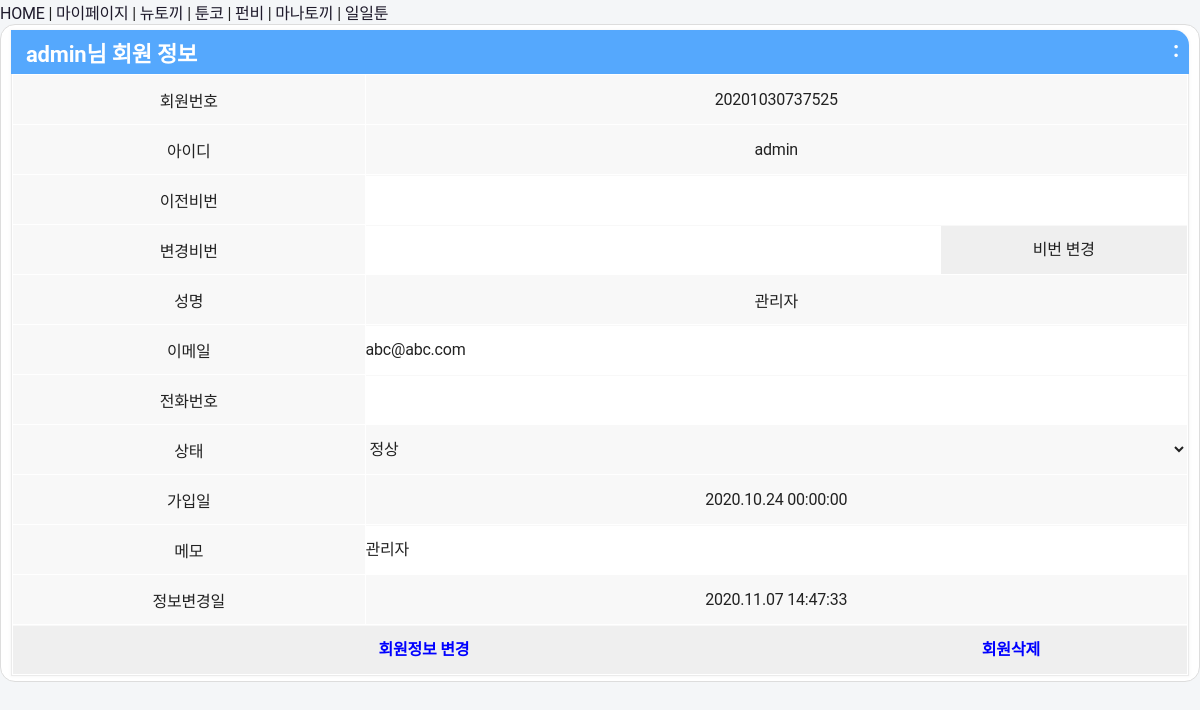
Page /user/userdetail.php?userid=admin (signed in) on the earlier database version.
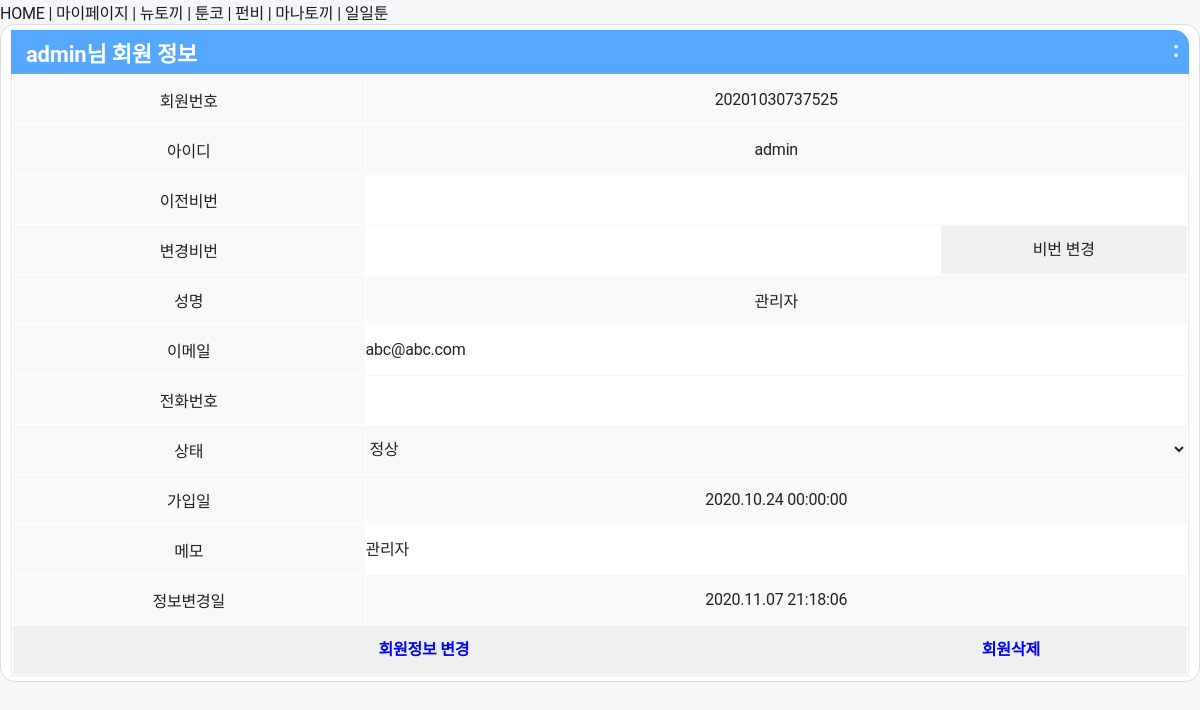
Same page on the later database version.
### tables this page shows
CREATE TABLE 'TOON_USER' (MBR_NO TEXT NOT NULL PRIMARY KEY, USERID TEXT NOT NULL, USERNAME TEXT NOT NULL , PHONE TEXT , EMAIL TEXT , PASSWORD TEXT , Memo TEXT , REGDTIME TEXT , UPTDTIME TEXT , STATUS TEXT);

### lib/config.php (called while the page is built, shortened)
<?php
	if ( $http_path == null || strlen($http_path)==0 ) {
		$http_path = str_replace(basename($_SERVER["PHP_SELF"]),"",$_SERVER["PHP_SELF"]);
	}
?>

### user/userdetail.php (the view, shortened to what this page needs)
<?php
	include('../lib/header.php');
?>
<div id='container'>
	<div class='item'>
		<dl>
			<dt><?php echo $_GET["userid"]; ?>님 회원 정보</dt>
			<dd>
				<div class='group' style='padding:0px;'>
					<table style="line-height:1.5;border-color:#ffffff;" border=1 width="100%" cellspacing=0 cellpadding=0>
					<form name="userForm" method="post" action="./userupdate.php"><input type="hidden" name="userid" value="<?php echo $_GET["userid"];  ?>"><input type="hidden" name="uptMode" value="info">
<?php
	if ( $userID == "admin" || $userID == "jackie" ) {
		$userList = "SELECT MBR_NO, USERID, PASSWORD, USERNAME, EMAIL, PHONE, Memo, STATUS, REGDTIME, UPTDTIME FROM TOON_USER WHERE USERID = '".$_GET["userid"]."'; ";
	} else {
		$userList = "SELECT MBR_NO, USERID, PASSWORD, USERNAME, EMAIL, PHONE, Memo, STATUS, REGDTIME, UPTDTIME FROM TOON_USER WHERE USERID = '".$userID."'; ";
	}
		$webtoonView = $webtoonDB->query($userList);
		while($row = $webtoonView->fetchArray(SQLITE3_ASSOC)){
			$mbr_no = $row["MBR_NO"];
			$memuserID = $row["USERID"];
			$memuserName = $row["USERNAME"];
			$memuserEmail = $row["EMAIL"];
			$memuserPhone = $row["PHONE"];
			$memuserStatus = $row["STATUS"];
			$memuserMemo = $row["Memo"];
			$memuserCreated = $row["REGDTIME"];
			$memuserUpdated = $row["UPTDTIME"];
			$memuserCreated = substr($memuserCreated,0,4).".".substr($memuserCreated,4,2).".".substr($memuserCreated,6,2)." ".substr($memuserCreated,8,2).":".substr($memuserCreated,10,2).":".substr($memuserCreated,12,2);
			$memuserUpdated = substr($memuserUpdated,0,4).".".substr($memuserUpdated,4,2).".".substr($memuserUpdated,6,2)." ".substr($memuserUpdated,8,2).":".substr($memuserUpdated,10,2).":".substr($memuserUpdated,12,2);
			if ( $memuserStatus == "REJECT" ) $rejectstr = "selected"; else $rejectstr="";
			if ( $memuserStatus == "OK" ) $okstr = "selected"; else $okstr="";
			if ( $memuserStatus == "APPROVED" ) $approvedstr = "selected"; else $approvedstr="";
			echo "<tr style='background-color:#f8f8f8' height='50' align='center'><td width=30%>회원번호</td><td>".$mbr_no."</td></tr>";
			echo "<tr style='background-color:#f8f8f8' height='50' align='center'><td>아이디</td><td>".$memuserID."</td></tr>";
			echo "<tr style='background-color:#f8f8f8' height='50' align='center'><td>이전비번</td><td><input style='border:none; line-height:48px; width:100%;' type='password' name='userpassword' value=''></td></tr>";
			echo "<tr style='background-color:#f8f8f8' height='50' align='center'><td>변경비번</td><td><input style='border:none; line-height:48px; width:70%;' type='password' name='newuserpassword' value=''><input style='border:none; line-height:48px; width:30%;' type='button' value='비번 변경' onClick='changePassword(this.form);'></td></tr>";
			echo "<tr style='background-color:#f8f8f8' height='50' align='center'><td>성명</td><td>".$memuserName."</td></tr>";
			echo "<tr style='background-color:#f8f8f8' height='50' align='center'><td>이메일</td><td><input style='border:none; line-height:48px; width:100%;' type=text name=useremail value='".$memuserEmail."'></td></tr>";
			echo "<tr style='background-color:#f8f8f8' height='50' align='center'><td>전화번호</td><td><input style='border:none; line-height:48px; width:100%;' type=text name=userphone value='".$memuserPhone."'></td></tr>";
			echo "<tr style='background-color:#f8f8f8' height='50' align='center'><td>상태</td><td>";
			echo "<select name='userstatus' style='border:none;background-color:#f8f8f8;width:100%;'><option value='WAIT' ".$approvedstr.">승인대기</option><option value='REJECT' ".$rejectstr.">승인거절</option><option value='OK' ".$okstr.">정상</option><option value='APPROVED' ".$approvedstr.">승인완료</option></select></td></tr>";
			echo "<tr style='background-color:#f8f8f8' height='50' align='center'><td>가입일</td><td>".$memuserCreated."</td></tr>";
			echo "<tr style='background-color:#f8f8f8' height='50' align='center'><td>메모</td><td><input style='border:none; line-height:48px; width:100%;' type=text name=usermemo value='".$memuserMemo."'></td></tr>";
			echo "<tr style='background-color:#f8f8f8' height='50' align='center'><td>정보변경일</td><td>".$memuserUpdated."</td></tr>";
		}
?>
						<tr style='background-color:#f8f8f8' height='50'><td colspan="2" align="center" valign="middle"><input style="border:none;line-height:48px;width:70%;font-weight:900;color:#0000ff;" type="submit" value="회원정보 변경"><input style="border:none;line-height:48px;width:30%;font-weight:900;color:#0000ff;" type="button" value="회원삭제" onClick="deleteUser(this.form);"></td></tr>
					</table>
				</div>
			</dd>
		</dl>
	</div>
</body>
</html>

### lib/header.php (shortened to what this page needs)
<?php
	include($server_path.'../lib/config.php');
	include($server_path.'../lib/simple_html_dom.php');
	$uri= $_SERVER['REQUEST_URI'];
	if ( strpos($uri, "/newtoki/") == true ) {
	 $strnewtoki = '<b><font color="purple">뉴토끼</font></b>';
	 $strtitle = "뉴토끼";
	 $favicon = '<link rel="icon" href="favicon.ico"><link rel="shortcut icon" href="favicon.ico">';
	} else {
	 $strnewtoki = '뉴토끼';
	}
	if ( strpos($uri, "/toonkor/") == true ) {
	 $strtoonkor = '<b><font color="purple">툰코</font></b>';
	 $strtitle = "툰코";
	} else {
	 $strtoonkor = '툰코';
	}
	if ( strpos($uri, "/funbe/") == true ) {
	 $strfunbe = '<b><font color="purple">펀비</font></b>';
	 $strtitle = "펀비";
	 $favicon = '<link rel="icon" href="favicon.png"><link rel="shortcut icon" href="favicon.png">';
	} else {
	 $strfunbe = '펀비';
	}
	if ( strpos($uri, "/manatoki/") == true ) {
	 $strmanatoki = '<b><font color="purple">마나토끼</font></b>';
	 $strtitle = "마나토끼";
	 $favicon = '<link rel="icon" href="favicon.ico"><link rel="shortcut icon" href="favicon.ico">';
	} else {
	 $strmanatoki = '마나토끼';
	}
	if ( strpos($uri, "/11toon/") == true ) {
	 $str11toon = '<b><font color="purple">일일툰</font></b>';
	 $strtitle = "일일툰";
	} else {
	 $str11toon = '일일툰';
	}
	if ( strpos($uri, "/user/") == true || strpos($uri, "/lib/") == true ) {
		$strUser = " | <a href='".$http_path."../user/'><b>마이페이지</b></a>";
		$strtitle = "마이페이지";
	} else {
		$strUser = " | <a href='".$http_path."../user/'>마이페이지</a>";
	}
?><!DOCTYPE html>
<html lang='ko'>
<head>
<link rel="stylesheet" href="//stackpath.bootstrapcdn.com/bootstrap/4.5.2/css/bootstrap.min.css">
<link rel='stylesheet' href='<?php echo $http_path; ?>../lib/css/ui.css' type='text/css'>
</head>
<body>
<font size="3"><a href="<?php echo $http_path; ?>../">HOME </a><?php echo $strUser; ?> | <a href="<?php echo $http_path; ?>../newtoki/<?php echo $end; ?>"><?php echo $strnewtoki; ?></a> | <a href="<?php echo $http_path; ?>../toonkor/<?php echo $end; ?>"><?php echo $strtoonkor; ?></a> | <a href="<?php echo $http_path; ?>../funbe/<?php echo $end; ?>"><?php echo $strfunbe; ?></a> | <a href="<?php echo $http_path; ?>../manatoki/?<?php echo $end; ?>"><?php echo $strmanatoki; ?></a> | <a href="<?php echo $http_path; ?>../11toon/<?php echo $end; ?>"><?php echo $str11toon; ?></a></font><br>

Differences in the rows shown:
changed toon_user "admin": UPTDTIME "2020.11.07 14:47:33" → "2020.11.07 21:18:06"
